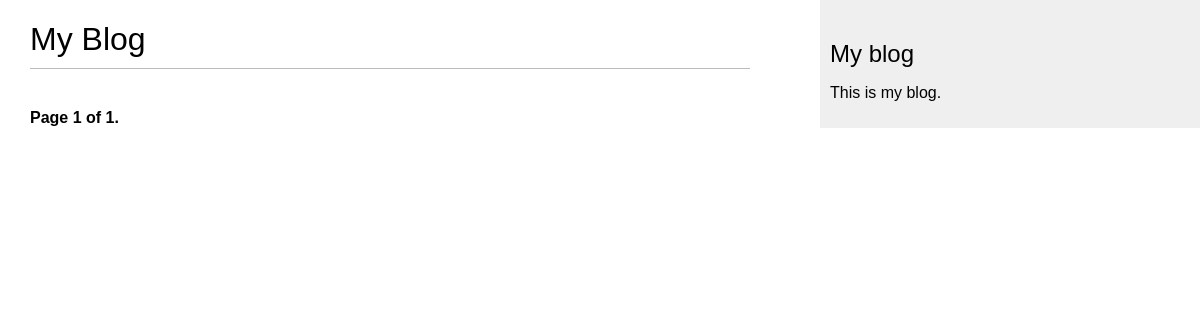
The page /blog/ on the database as committed earlier.
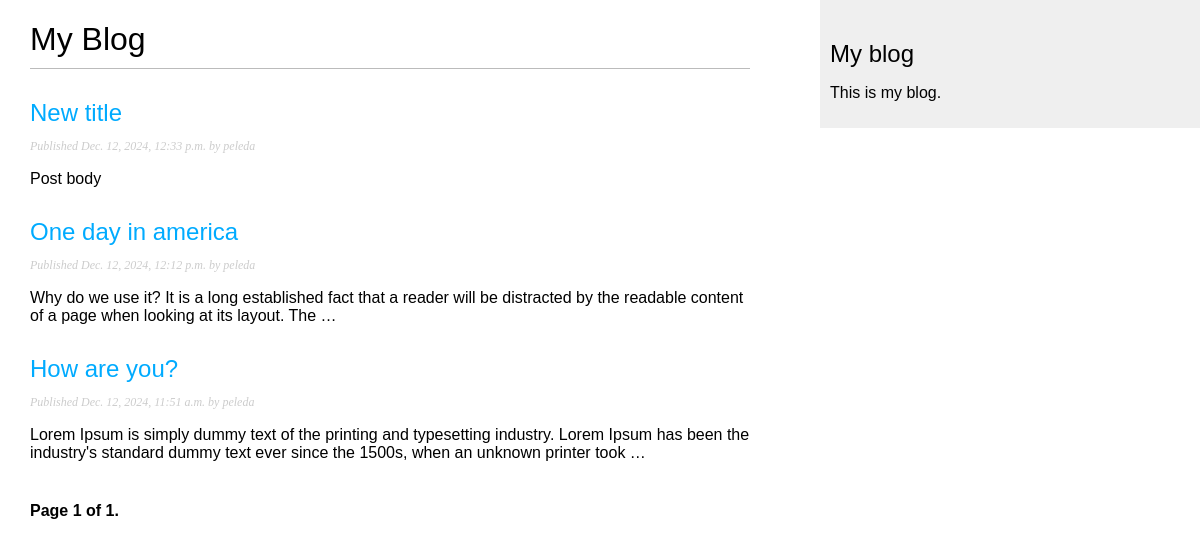
The same page on the database as committed later.
### blog/models.py (models this page shows, shortened)
class Post(models.Model):
    class Status(models.TextChoices):
        DRAFT = "DF", "Draft"
        PUBLISHED = "PB", "Published"
    title = models.CharField(max_length=250)
    slug = models.SlugField(max_length=250, unique_for_date="publish")
    author = models.ForeignKey(
        settings.AUTH_USER_MODEL, on_delete=models.CASCADE, related_name="blog_posts"
    )
    body = models.TextField()
    publish = models.DateTimeField(default=timezone.now)
    created = models.DateTimeField(auto_now_add=True)
    updated = models.DateTimeField(auto_now=True)
    status = models.CharField(max_length=2, choices=Status, default=Status.DRAFT)
    objects = models.Manager()
    published = PublishedManager()
    class Meta:
        ordering = ["-publish"]
        indexes = [
            models.Index(fields=["-publish"]),
        ]
    def get_absolute_url(self):
        return reverse(
            "blog:post_detail",
            args=[
                self.publish.year,
                self.publish.month,
                self.publish.day,
                self.slug
                ],
        )

### blog/views.py (the view)
# urls.py: path("", views.post_list, name="post_list"),
def post_list(request):
    posts_list = Post.published.all()
    paginator = Paginator(posts_list, 3)
    page_number = request.GET.get('page', 1)
    posts = paginator.page(page_number)
    return render(request, "blog/post/list.html", {"posts": posts})

### blog/models.py (called while the page is built)
    def get_queryset(self):
        return super().get_queryset().filter(status=Post.Status.PUBLISHED)

### blog/templates/blog/post/list.html (shortened to what this page needs)
{% extends "blog/base.html" %}
{% block content %}
  <h1>My Blog</h1>
  {% for post in posts %}
    <h2>
      <a href="{{ post.get_absolute_url }}">
        {{ post.title }}
      </a>
    </h2>
    <p class="date">
      Published {{ post.publish }} by {{ post.author }}
    </p>
    {{ post.body|truncatewords:30|linebreaks }}
    {% endfor %}
    {% include 'pagination.html' with page=posts %}
  {% endblock %}

Rows that differ between the two databases and show on the page:
now on this page (row edited): Post: title "New title", publish "Dec. 12, 2024, 12:33 p.m.", author "peleda", body "Post body"
now on this page (row edited): Post: title "One day in america", publish "Dec. 12, 2024, 12:12 p.m.", author "peleda", body "Why do we use it? It is a long established fact that a reader will be distracted by the readable content of a page when looking at its layout. The …"
now on this page (row edited): Post: title "How are you?", publish "Dec. 12, 2024, 11:51 a.m.", author "peleda", body "Lorem Ipsum is simply dummy text of the printing and typesetting industry. Lorem Ipsum has been the industry's standard dummy text ever since the 1500s, when an unknown printer took …"
